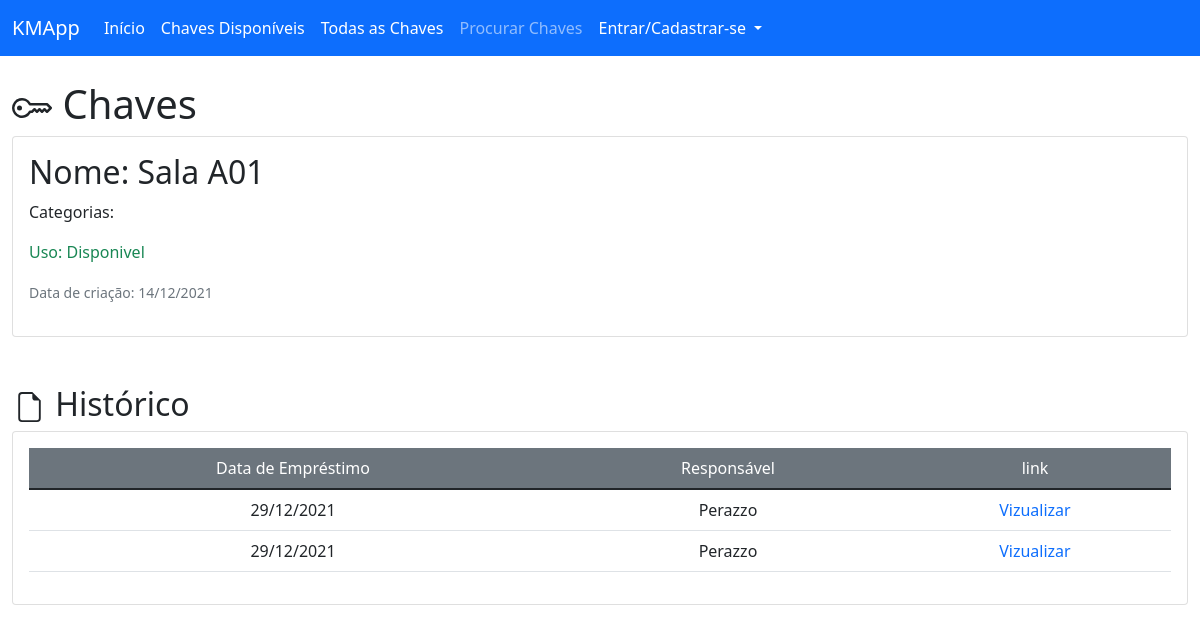
The page /view/key/sala-a01 on the database as committed earlier.
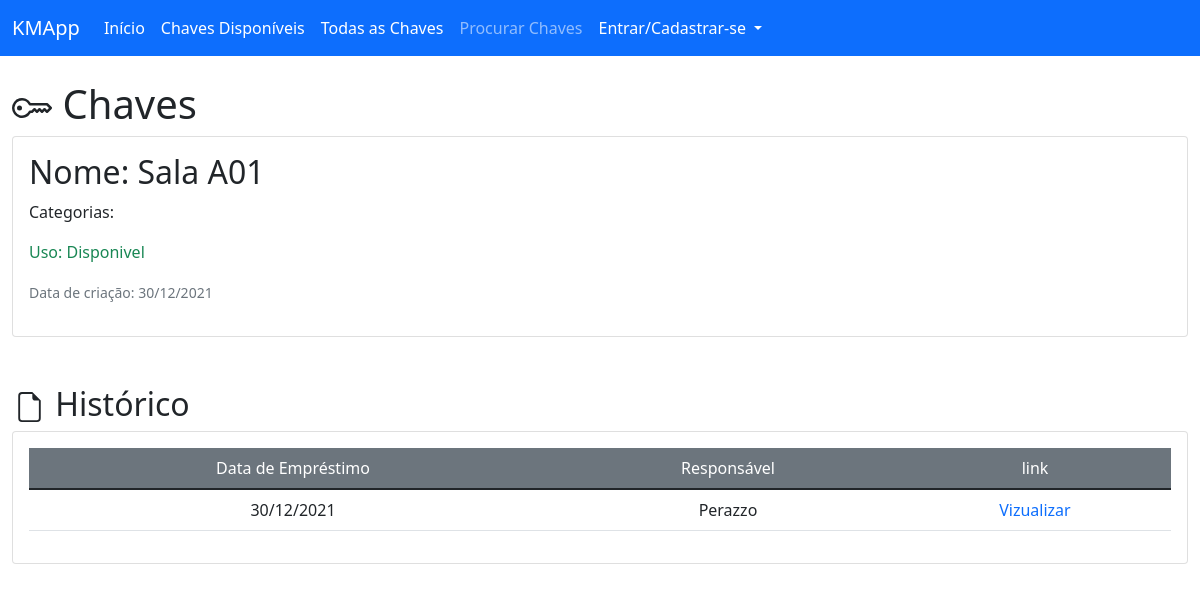
The same page on the database as committed later.
### key_manager/models/key.py (models this page shows, shortened)
class Key(db.Model):
    __tablename__ = 'keys'
    id = db.Column(db.Integer, primary_key=True)
    key_category_id = db.Column(db.Integer, db.ForeignKey("categories.id"))
    key_avaliable = db.Column(db.Boolean, default=True)
    name = db.Column(db.String(100), unique=False, nullable=False)
    slug = db.Column(db.String(100), unique=True, nullable=False)
    creation_date = db.Column(db.DateTime, nullable=False, default=datetime.utcnow)

### key_manager/models/registry.py (models this page shows, shortened)
class Registry(db.Model):
    __tablename__ = 'registries'
    id = db.Column(db.Integer, primary_key=True)
    user_id = db.Column(db.Integer, db.ForeignKey('users.id'), nullable=False)
    key_loan_date = db.Column(db.DateTime, nullable=False, default=datetime.utcnow)
    key_return_date = db.Column(db.DateTime, nullable=True)
    key_id = db.Column(db.Integer, db.ForeignKey('keys.id'), nullable=False)
    holder_name = db.Column(db.String(100), nullable=False)
    holder_email = db.Column(db.String(100), nullable=True)

### key_manager/routes/views.py (the view)
@view.route("/key/<key_slug>")
def viewKey(key_slug):
    key = Key.query.filter_by(slug=key_slug).first()
    if key is None:
        flash("chave não encontrada", "error_msg")
        return redirect(url_for("index"))
    category = Category.query.filter_by(id=key.key_category_id).all()
    registry = Registry.query.filter_by(key_id=key.id).all()
    return render_template("view/keyDetails.html", key=key, categories=category, registry=registry, hidden_footer=True, title=key.name)

### key_manager/templates/view/keyDetails.html (shortened to what this page needs)
{% extends 'base.html' %}
{% block content %}
<div class="mt-4">
    <h1 class="col-auto">
        <span>Chaves</span>
    </h1>
</div>
<div class="card mt-2">
    <div class="card-body">
        <h2>Nome: {{ key.name }}</h2>
        <p>Categorias: <a href="{{url_for('view.viewCat', category_slug=categories.slug)}}">{{categories.name}}</a></p>
        {% if key.key_avaliable %}
        <p class="text-success">Uso: Disponivel</p>
        {% else %}
        <p class="text-danger">Uso: Em uso</p>
        {% endif %}
        <p><small class="text-muted">Data de criação: {{ key.creation_date.strftime("%d/%m/%Y")}}</small><p>
    </div>
</div>
<div class="mt-5">
    <h2 class="col">
        <svg xmlns="http://www.w3.org/2000/svg" width="35" height="30" fill="currentColor" class="bi bi-file-earmark" viewBox="0 0 16 16">
            <path d="M14 4.5V14a2 2 0 0 1-2 2H4a2 2 0 0 1-2-2V2a2 2 0 0 1 2-2h5.5L14 4.5zm-3 0A1.5 1.5 0 0 1 9.5 3V1H4a1 1 0 0 0-1 1v12a1 1 0 0 0 1 1h8a1 1 0 0 0 1-1V4.5h-2z"/>
        </svg>
        <span>Histórico</span>
    </h2>
</div>
<div class="card">
    <div class="card-body">
        {% if registry %}
        <table class="table">
            <thead class="bg-secondary text-white">
                <tr>
                    <td class="col-auto text-center">Data de Empréstimo</td>
                    <td class="col-auto text-center">Responsável</td>
                    <td class="col-auto text-center">link</td>
                </tr>
            </thead>
            <tbody>
                {% for registry in registry %}
                <tr>
                    <td class="col-auto text-center">{{ registry.key_loan_date.strftime("%d/%m/%Y") }}</td>
                    <td class="col-auto text-center">{{ registry.holder_name }}</td>
                    <td class="col-auto text-center">
                        <a class="text-decoration-none" href="{{url_for('view.viewReg', reg_id=registry.id)}}">Vizualizar</a>
                    </td>
                </tr>
                {% endfor %}
            </tbody>
        </table>
        {% endif %}
    </div>
</div>
{% endblock %}

Rows that differ between the two databases and show on the page:
removed Registry: key_loan_date "29/12/2021", holder_name "Perazzo"
removed Registry: key_loan_date "29/12/2021", holder_name "Perazzo"
changed Key "Sala A01": creation_date "14/12/2021" → "30/12/2021"
now on this page (row edited): Registry: key_loan_date "30/12/2021", holder_name "Perazzo"
